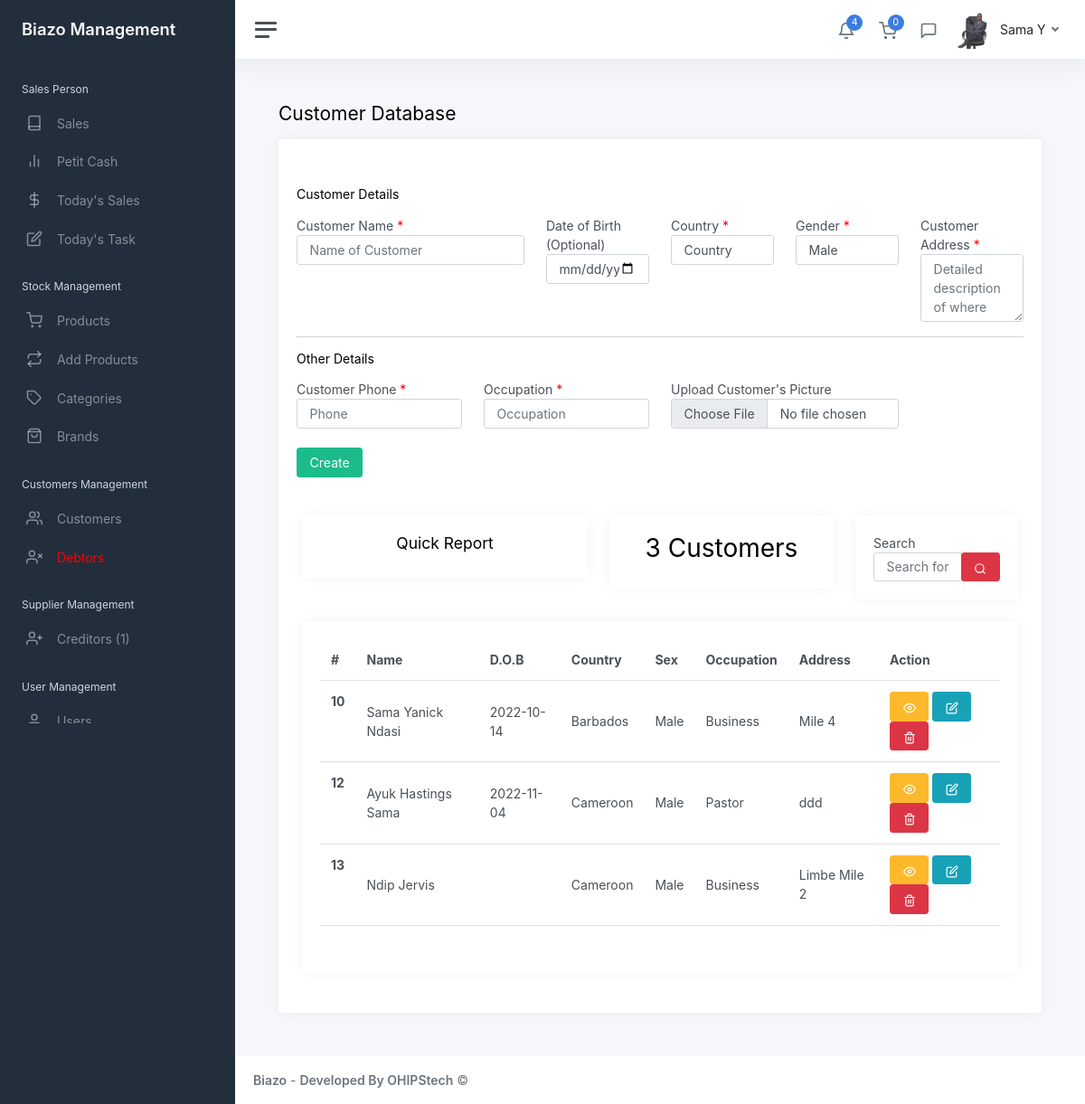
The app's page /admin/customers.php (signed in) with its own data.
### tables this page shows
CREATE TABLE `users` (
  `id` int(11) NOT NULL,
  `member_name` varchar(255) NOT NULL,
  `position` varchar(255) NOT NULL,
  `dob` date NOT NULL,
  `country` varchar(255) NOT NULL,
  `gender` varchar(255) NOT NULL,
  `address` varchar(255) NOT NULL,
  `hobbies` varchar(255) NOT NULL,
  `id_no` varchar(255) NOT NULL,
  `start_date` varchar(255) NOT NULL,
  `code` varchar(20) NOT NULL,
  `phone` varchar(20) NOT NULL,
  `image` mediumblob NOT NULL,
  `employee_id` mediumblob NOT NULL,
  `employee_application` varchar(255) NOT NULL,
  `surety_name` varchar(255) NOT NULL,
  `surety_occupation` varchar(255) NOT NULL,
  `surety_phone` varchar(50) NOT NULL,
  `surety_id` varchar(255) NOT NULL,
  `surety_relationship` varchar(50) NOT NULL,
  `surety_address` varchar(50) NOT NULL,
  `surety_agreement` varchar(50) NOT NULL,
  `username` varchar(100) NOT NULL,
  `password` varchar(255) NOT NULL,
  `other` varchar(255) NOT NULL,
  `isUser` int(255) NOT NULL
);

CREATE TABLE `customers` (
  `id` int(11) NOT NULL,
  `c_name` varchar(255) NOT NULL,
  `c_dob` varchar(255) NOT NULL,
  `c_country` varchar(255) NOT NULL,
  `c_gender` varchar(255) NOT NULL,
  `c_address` varchar(255) NOT NULL,
  `c_telephone` varchar(255) NOT NULL,
  `c_occupation` varchar(255) NOT NULL,
  `c_picture` mediumblob NOT NULL,
  `is_debtor` varchar(255) NOT NULL,
  `item_name` varchar(255) NOT NULL,
  `item_img` mediumblob NOT NULL,
  `date_taken` date NOT NULL,
  `amount_paid` varchar(255) NOT NULL,
  `balance` varchar(255) NOT NULL,
  `others` varchar(300) NOT NULL
);

### admin/customers.php (the view, shortened to what the rows shown need)
<?php
 include "includes/head.php";
 include "includes/sidebar.php";
 include 'database/config2.php';
 $memquery = "SELECT * FROM customers ORDER BY id ";
 $memstmt = $conn->prepare($memquery);
 $memstmt->execute();
 $memnum = $memstmt->rowCount();
?>
<main class="content">
	<div class="container-fluid p-0">
		<h1 class="h3 mb-3">Customer Database</h1>
		<div class="row">
			<div class="col-12">
				<div class="card">
					<div class="card-body">
                        <br><br>
                        <div class="container-fluid">
                            <div class="row">
                                <div class="col-xl-4 col-md-6">
                                    <div class="card bg-pattern carding">
                                        <div class="card-body text-center">
                                            <h1> <?php echo $memnum;?> Customers</h1>
                                        </div>
                                    </div>
                                </div>
                            </div>
                            <div class="row">
                                <div class="col-lg-12">
                                    <div class="card carding">
                                        <div class="card-body">
                                            <div class="table-responsive project-list">
                                                <table id='example' class='table project-table table-centered table-nowrap'>
                                                    <thead>
                                                        <tr>
                                                            <th scope='col'>#</th>
                                                            <th scope='col'>Name</th>
                                                            <th scope='col'>D.O.B</th>
                                                            <th scope='col'>Country</th>
                                                            <th scope='col'>Sex</th>
                                                            <th scope='col'>Occupation</th>
                                                            <th scope='col'>Address</th>
                                                            <th scope='col'>Action</th>
                                                        </tr>
                                                    </thead>
                                                    <tbody id='myDepts'>
                                                    <?php
                                                        while($info = $memstmt->fetch(PDO::FETCH_ASSOC)){
                                                            echo "
                                                                <tr>
                                                                    <th scope='row'>{$info['id']}</th>
                                                                    <td>{$info['c_name']}</td>
                                                                    <td>{$info['c_dob']}</td>
                                                                    <td>{$info['c_country']}</td>
                                                                    <td>{$info['c_gender']}</td>
                                                                    <td>{$info['c_occupation']}</td>
                                                                    <td>{$info['c_address']}</td>
                                                                    <td>
                                                                        <div class='action'>
                                                                            <a href='view_customer.php?id={$info['id']}'>
                                                                                <button class='btn btn-warning'>
                                                                                    <i class='align-middle' data-feather='eye'></i>
                                                                                </button>
                                                                            </a>
                                                                            <a href='edit_customer.php?id={$info['id']}'>
                                                                                <button class='btn btn-info'>
                                                                                    <i class='align-middle' data-feather='edit'></i>
                                                                                </button>
                                                                            </a>
                                                                            <a href='delete_customer.php?id={$info['id']}' class='btn btn-danger'>
                                                                                <i class='align-middle' data-feather='trash-2'></i>
                                                                            </a>
                                                                        </div>
                                                                    </td>
                                                                </tr>
                                                            ";
                                                        }
                                                    ?>
                                                    </tbody>
                                                    </table>
                                            </div>
                                        </div>
                                    </div>
                                </div>
                            </div>
                        </div>
					</div>
				</div>
			</div>
		</div>
	</div>
</main>
<?php
	include "includes/footer.php";
?>

### admin/includes/sidebar.php (shortened to what the rows shown need)
<?php
include 'database/config.php';
$user = $_SESSION['username'];
$query = "SELECT * from users WHERE username = '$user' LIMIT 1";
$result = mysqli_query($conn, $query);
$row = mysqli_fetch_assoc($result);
?>
<div class="wrapper">
		<div class="main">
			<nav class="navbar navbar-expand navbar-light navbar-bg">
				<div class="navbar-collapse collapse">
					<ul class="navbar-nav navbar-align">
						<li class="nav-item dropdown">
							<a class="nav-link dropdown-toggle d-none d-sm-inline-block" href="#" data-bs-toggle="dropdown">
								<img src="img/employee/<?php echo $row['image']?>" class="avatar img-fluid rounded me-1" alt="Charles Hall" /> <span class="text-dark"><?php echo $row['member_name']?></span>
							</a>
						</li>
					</ul>
				</div>
			</nav>

### records on screen
users: image (picture), member_name "Sama Y"
customers: id "10", c_name "Sama Yanick Ndasi", c_dob "2022-10-14", c_country "Barbados", c_gender "Male", c_occupation "Business", c_address "Mile 4"
customers: id "12", c_name "Ayuk Hastings Sama", c_dob "2022-11-04", c_country "Cameroon", c_gender "Male", c_occupation "Pastor", c_address "ddd"
customers: id "13", c_name "Ndip Jervis", c_country "Cameroon", c_gender "Male", c_occupation "Business", c_address "Limbe Mile 2"

### other values on screen
$aacount "1"
$carcount "0"
$memnum "3"
